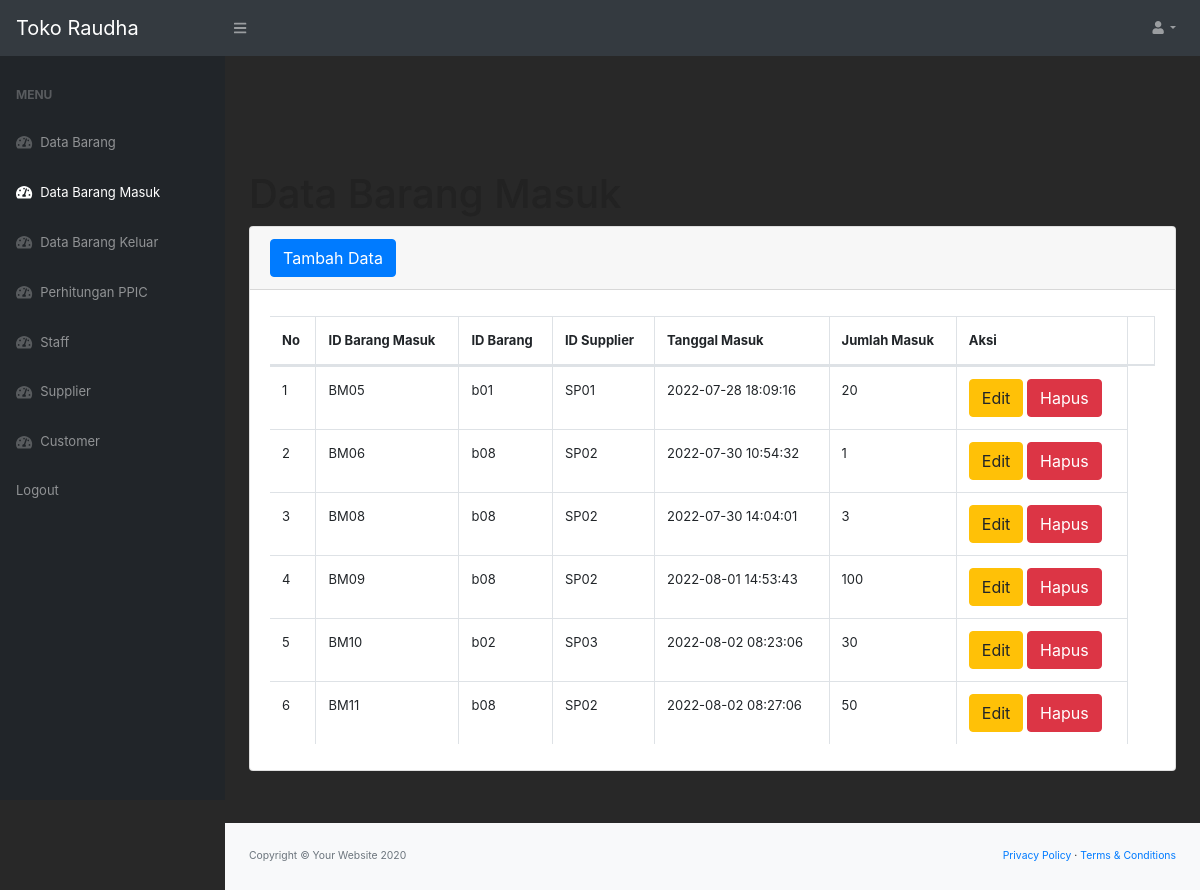
The app's page /barangmasuk.php (signed in) with its own data.
### tables this page shows
CREATE TABLE `barang_masuk` (
  `id_brg_masuk` varchar(255) NOT NULL,
  `id_barang` varchar(255) DEFAULT NULL,
  `id_supplier` varchar(255) DEFAULT NULL,
  `tgl_masuk` timestamp NULL DEFAULT current_timestamp(),
  `jml_masuk` int(11) DEFAULT NULL
);

CREATE TABLE `barang` (
  `id_barang` varchar(255) NOT NULL,
  `nama_barang` varchar(255) DEFAULT NULL,
  `harga_barang` int(11) DEFAULT NULL,
  `foto_barang` varchar(255) DEFAULT NULL,
  `modal_barang` int(11) DEFAULT NULL,
  `stok` int(50) NOT NULL,
  `rop` int(50) NOT NULL,
  `lot_sizing` int(50) NOT NULL
);

### barangmasuk.php (the view, shortened to what this page needs)
<?php
require 'function.php';
?>
<!DOCTYPE html>
<html lang="en">
    <head>
        <link href="css/styles.css" rel="stylesheet" />
        <link href="https://cdn.datatables.net/1.10.20/css/dataTables.bootstrap4.min.css" rel="stylesheet" />
    </head>
    <body class="sb-nav-fixed">
        <nav class="sb-topnav navbar navbar-expand navbar-dark bg-dark">
            <a class="navbar-brand" href="index.php">Toko Raudha</a>
            <button class="btn btn-link btn-sm order-1 order-lg-0" id="sidebarToggle" href="#"><i class="fas fa-bars"></i></button>
            <ul class="navbar-nav ml-auto ml-md-0">
                <li class="nav-item dropdown">
                    <a class="nav-link dropdown-toggle" id="userDropdown" href="#" role="button" data-toggle="dropdown" aria-haspopup="true" aria-expanded="false"><i class="fas fa-user fa-fw"></i></a>
                </li>
            </ul>
        </nav>
        <div id="layoutSidenav">
            <div id="layoutSidenav_nav">
                <nav class="sb-sidenav accordion sb-sidenav-dark" id="sidenavAccordion">
                    <div class="sb-sidenav-menu">
                        <div class="nav">
                            <div class="sb-sidenav-menu-heading">Menu</div>
                            <a class="nav-link" href="index.php">
                                <div class="sb-nav-link-icon"><i class="fas fa-tachometer-alt"></i></div>
                                Data Barang
                            </a>
                            <a class="nav-link" href="barangmasuk.php">
                                <div class="sb-nav-link-icon"><i class="fas fa-tachometer-alt"></i></div>
                                Data Barang Masuk
                            </a>
                            <a class="nav-link" href="barangkeluar.php">
                                <div class="sb-nav-link-icon"><i class="fas fa-tachometer-alt"></i></div>
                                Data Barang Keluar
                            </a>
                            <a class="nav-link" href="perhitunganPPIC.php">
                                <div class="sb-nav-link-icon"><i class="fas fa-tachometer-alt"></i></div>
                                Perhitungan PPIC
                            </a>
                            <a class="nav-link" href="staff.php">
                                <div class="sb-nav-link-icon"><i class="fas fa-tachometer-alt"></i></div>
                                Staff
                            </a>
                            <a class="nav-link" href="supplier.php">
                                <div class="sb-nav-link-icon"><i class="fas fa-tachometer-alt"></i></div>
                                Supplier
                            </a>
                            <a class="nav-link" href="customer.php">
                                <div class="sb-nav-link-icon"><i class="fas fa-tachometer-alt"></i></div>
                                Customer
                            </a>
                            <a class="nav-link" href="logout.php">
                                Logout
                            </a>
                </nav>
            </div>
            <div id="layoutSidenav_content">
                <main>
                    <div class="container-fluid">
                        <h1 class="mt-4">Data Barang Masuk</h1>
                        <div class="card mb-4">
                            <div class="card-header">
                                <button type="button" class="btn btn-primary" data-toggle="modal" data-target="#myModal">
                                    Tambah Data
                                </button>
                            </div>
                            <div class="card-body">
                                <div class="table-responsive">
                                    <table class="table table-bordered" id="dataTable" width="100%" cellspacing="0">
                                        <thead>
                                            <tr>
                                                <th>No</th>
                                                <th>ID Barang Masuk</th>
                                                <th>ID Barang</th>
                                                <th>ID Supplier</th>
                                                <th>Tanggal Masuk</th>
                                                <th>Jumlah Masuk</th>
                                                <th>Aksi<th>
                                            </tr>
                                        </thead>
                                        <tbody>
                                            <?php
                                            $dataBarangMasuk = mysqli_query($conn, "select * from barang_masuk bm, barang brg where brg.id_barang = bm.id_barang");
                                            $i = 1;
                                            while($data = mysqli_fetch_array($dataBarangMasuk)){
                                                $id_barang_masuk = $data['id_brg_masuk'];
                                                $id_barang = $data['id_barang'];
                                                $id_supplier = $data['id_supplier'];
                                                $tanggal_masuk = $data['tgl_masuk'];
                                                $jumlah_masuk = $data['jml_masuk'];
                                            ?>
                                            <tr>
                                                <td><?= $i++; ?></td>
                                                <td><?= $id_barang_masuk; ?></td>
                                                <td><?= $id_barang; ?></td>
                                                <td><?= $id_supplier; ?></td>
                                                <td><?= $tanggal_masuk; ?></td>
                                                <td><?= $jumlah_masuk; ?></td>
                                                <td>
                                                    <button type="button" class="btn btn-warning" data-toggle="modal" data-target="#edit<?= $id_barang_masuk; ?>">Edit</button>
                                                    <button type="button" class="btn btn-danger" data-toggle="modal" data-target="#delete<?= $id_barang_masuk; ?>">Hapus</button>
                                                </td>
                                            </tr>
                                            <?php
                                             };
                                            ?>
                                        </tbody>
                                    </table>
                                </div>
                            </div>
                        </div>
                    </div>
                </main>
                <footer class="py-4 bg-light mt-auto">
                    <div class="container-fluid">
                        <div class="d-flex align-items-center justify-content-between small">
                            <div class="text-muted">Copyright &copy; Your Website 2020</div>
                            <div>
                                <a href="#">Privacy Policy</a>
                                &middot;
                                <a href="#">Terms &amp; Conditions</a>
                            </div>
                        </div>
                    </div>
                </footer>
            </div>
        </div>
    </body>
</html>

### records on screen
barang_masuk: id_brg_masuk "BM05", id_barang.id_barang "b01", id_supplier "SP01", tgl_masuk "2022-07-28 18:09:16", jml_masuk "20"
barang_masuk: id_brg_masuk "BM06", id_barang.id_barang "b08", id_supplier "SP02", tgl_masuk "2022-07-30 10:54:32", jml_masuk "1"
barang_masuk: id_brg_masuk "BM08", id_barang.id_barang "b08", id_supplier "SP02", tgl_masuk "2022-07-30 14:04:01", jml_masuk "3"
barang_masuk: id_brg_masuk "BM09", id_barang.id_barang "b08", id_supplier "SP02", tgl_masuk "2022-08-01 14:53:43", jml_masuk "100"
barang_masuk: id_brg_masuk "BM10", id_barang.id_barang "b02", id_supplier "SP03", tgl_masuk "2022-08-02 08:23:06", jml_masuk "30"
barang_masuk: id_brg_masuk "BM11", id_barang.id_barang "b08", id_supplier "SP02", tgl_masuk "2022-08-02 08:27:06", jml_masuk "50"
